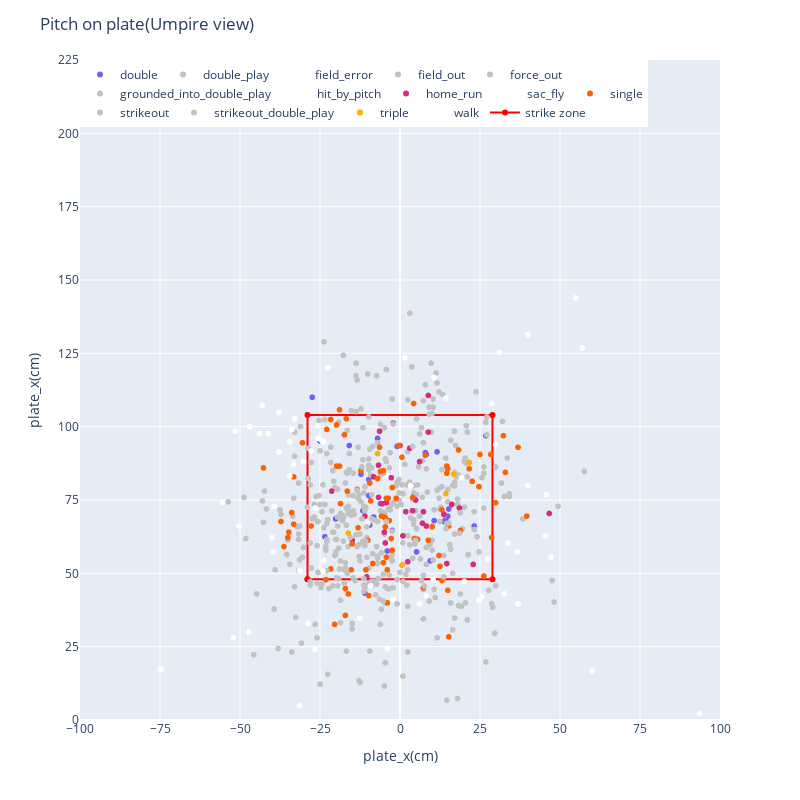

The notebook cell saved with this chart:
### Code cell
# 結果ごとに可視化

_fig = plate(df, hover='events', colormap=Color.EVENTS)
_fig.show()

### Figure 1 — Plotly figure (JSON) as saved in the notebook; plotly's stock layout.template omitted (floating-point values rounded to 4 significant figures; data arrays with more than 128 entries replaced by an {"elided": "..."} marker saying what was removed)
{"data": [{"customdata": {"elided": "30x10 mixed values"}, "hovertemplate": "<b>%{hovertext}</b><br><br>events=double<br>plate_x_cm=%{x}<br>plate_z_cm=%{y}<br>game_date=%{customdata[0]}<br>batter_name=%{customdata[1]}<br>pitcher_name=%{customdata[2]}<br>effective_speed_kh=%{customdata[3]}<br>pitch_name=%{customdata[4]}<br>hit_distance_sc_m=%{customdata[5]}<br>launch_speed_kh=%{customdata[6]}<br>launch_angle=%{customdata[7]}<br>des=%{customdata[8]}<br>description=%{customdata[9]}<extra></extra>", "hovertext": ["double", "double", "double", "double", "double", "double", "double", "double", "double", "double", "double", "double", "double", "double", "double", "double", "double", "double", "double", "double", "double", "double", "double", "double", "double", "double", "double", "double", "double", "double"], "legendgroup": "double", "marker": {"color": "rgb(119, 94, 240)", "symbol": "circle"}, "mode": "markers", "name": "double", "showlegend": true, "type": "scattergl", "x": [14.33, -8.23, 15.24, -4.57, 10.67, 13.72, -27.43, 5.18, 26.82, 23.16, 9.45, -6.1, -24.99, 8.23, -23.47, -7.01, -11.58, -20.12, -9.75, 14.94, -9.45, -12.19, -0.91, -2.44, -10.97, 7.92, -9.75, -3.96, 11.58, -15.85], "xaxis": "x", "y": [68.58, 69.19, 71.93, 68.88, 67.97, 67.67, 110.0, 57.3, 96.93, 66.14, 54.25, 73.76, 95.1, 90.53, 62.48, 96.01, 71.32, 68.58, 81.99, 69.49, 66.45, 83.82, 93.27, 64.62, 43.28, 91.14, 76.5, 57.61, 91.44, 93.57], "yaxis": "y"}, {"customdata": [["2022-05-22T00:00:00", "Ohtani, Shohei", "Irvin, Cole", 129.0, "Changeup", 89.31, 151.7, 22, "Angels challenged (tag play), call on the field was upheld: Shohei Ohtani lines into a double play, right fielder Chad Pinder to shortstop Elvis Andrus.   Tyler Wade out at 2nd.", "hit_into_play"], ["2022-04-23T00:00:00", "Ohtani, Shohei", "Watkins, Spenser", 149.3, "4-Seam Fastball", 38.1, 134.1, 8, "Shohei Ohtani lines into a double play, third baseman Ramon Urias to shortstop Jorge Mateo.   Tyler Wade out at 2nd.", "hit_into_play"]], "hovertemplate": "<b>%{hovertext}</b><br><br>events=double_play<br>plate_x_cm=%{x}<br>plate_z_cm=%{y}<br>game_date=%{customdata[0]}<br>batter_name=%{customdata[1]}<br>pitcher_name=%{customdata[2]}<br>effective_speed_kh=%{customdata[3]}<br>pitch_name=%{customdata[4]}<br>hit_distance_sc_m=%{customdata[5]}<br>launch_speed_kh=%{customdata[6]}<br>launch_angle=%{customdata[7]}<br>des=%{customdata[8]}<br>description=%{customdata[9]}<extra></extra>", "hovertext": ["double_play", "double_play"], "legendgroup": "double_play", "marker": {"color": "rgb(194, 194, 194)", "symbol": "circle"}, "mode": "markers", "name": "double_play", "showlegend": true, "type": "scattergl", "x": [18.29, -11.58], "xaxis": "x", "y": [83.52, 99.67], "yaxis": "y"}, {"customdata": [["2022-07-16T00:00:00", "Ohtani, Shohei", "Urías, Julio", 150.9, "4-Seam Fastball", 16.46, 145.1, 79, "Shohei Ohtani reaches on a fielding error by first baseman Freddie Freeman.   Luis Rengifo to 3rd.", "hit_into_play"], ["2022-04-17T00:00:00", "Ohtani, Shohei", "Burke, Brock", 155.7, "4-Seam Fastball", 40.54, 86.72, 53, "Shohei Ohtani reaches on a fielding error by shortstop Marcus Semien.", "hit_into_play"], ["2022-04-16T00:00:00", "Ohtani, Shohei", "Martin, Brett", 130.1, "Curveball", 9.14, 142.6, -2, "Shohei Ohtani reaches on a fielding error by first baseman Nathaniel Lowe.   Tyler Wade to 2nd.", "hit_into_play"], ["2022-09-24T00:00:00", "Ohtani, Shohei", "Jax, Griffin", 137.0, "Slider", 82.6, 144, 41, "Shohei Ohtani reaches on a fielding error by left fielder Jake Cave.   Shohei Ohtani to 2nd.", "hit_into_play"]], "hovertemplate": "<b>%{hovertext}</b><br><br>events=field_error<br>plate_x_cm=%{x}<br>plate_z_cm=%{y}<br>game_date=%{customdata[0]}<br>batter_name=%{customdata[1]}<br>pitcher_name=%{customdata[2]}<br>effective_speed_kh=%{customdata[3]}<br>pitch_name=%{customdata[4]}<br>hit_distance_sc_m=%{customdata[5]}<br>launch_speed_kh=%{customdata[6]}<br>launch_angle=%{customdata[7]}<br>des=%{customdata[8]}<br>description=%{customdata[9]}<extra></extra>", "hovertext": ["field_error", "field_error", "field_error", "field_error"], "legendgroup": "field_error", "marker": {"color": "rgb(255, 255, 255)", "symbol": "circle"}, "mode": "markers", "name": "field_error", "showlegend": true, "type": "scattergl", "x": [-23.77, 29.87, -10.06, -4.27], "xaxis": "x", "y": [94.79, 93.88, 67.06, 83.21], "yaxis": "y"}, {"customdata": {"elided": "239x10 mixed values"}, "hovertemplate": "<b>%{hovertext}</b><br><br>events=field_out<br>plate_x_cm=%{x}<br>plate_z_cm=%{y}<br>game_date=%{customdata[0]}<br>batter_name=%{customdata[1]}<br>pitcher_name=%{customdata[2]}<br>effective_speed_kh=%{customdata[3]}<br>pitch_name=%{customdata[4]}<br>hit_distance_sc_m=%{customdata[5]}<br>launch_speed_kh=%{customdata[6]}<br>launch_angle=%{customdata[7]}<br>des=%{customdata[8]}<br>description=%{customdata[9]}<extra></extra>", "hovertext": {"elided": "239 str values"}, "legendgroup": "field_out", "marker": {"color": "rgb(194, 194, 194)", "symbol": "circle"}, "mode": "markers", "name": "field_out", "showlegend": true, "type": "scattergl", "x": {"elided": "239 float values"}, "xaxis": "x", "y": {"elided": "239 float values"}, "yaxis": "y"}, {"customdata": {"elided": "14x10 mixed values"}, "hovertemplate": "<b>%{hovertext}</b><br><br>events=force_out<br>plate_x_cm=%{x}<br>plate_z_cm=%{y}<br>game_date=%{customdata[0]}<br>batter_name=%{customdata[1]}<br>pitcher_name=%{customdata[2]}<br>effective_speed_kh=%{customdata[3]}<br>pitch_name=%{customdata[4]}<br>hit_distance_sc_m=%{customdata[5]}<br>launch_speed_kh=%{customdata[6]}<br>launch_angle=%{customdata[7]}<br>des=%{customdata[8]}<br>description=%{customdata[9]}<extra></extra>", "hovertext": ["force_out", "force_out", "force_out", "force_out", "force_out", "force_out", "force_out", "force_out", "force_out", "force_out", "force_out", "force_out", "force_out", "force_out"], "legendgroup": "force_out", "marker": {"color": "rgb(194, 194, 194)", "symbol": "circle"}, "mode": "markers", "name": "force_out", "showlegend": true, "type": "scattergl", "x": [-8.84, 3.35, -25.91, -28.96, -41.76, -22.25, -48.16, 8.23, -39.01, -48.77, 20.42, 10.06, 4.27, -6.1], "xaxis": "x", "y": [47.24, 68.88, 28.04, 72.54, 71.93, 44.81, 61.87, 53.04, 51.21, 75.9, 39.93, 66.14, 77.42, 83.52], "yaxis": "y"}, {"customdata": [["2022-04-22T00:00:00", "Ohtani, Shohei", "Pérez, Cionel", 132.8, "Slider", 29.87, 165.3, 5, "Shohei Ohtani grounds into a double play, shortstop Jorge Mateo to third baseman Kelvin Gutierrez to first baseman Ryan Mountcastle.   Andrew Velazquez out at 2nd.    Shohei Ohtani out at 1st.", "hit_into_play"], ["2022-08-29T00:00:00", "Ohtani, Shohei", "Montas, Frankie", 137.0, "Split-Finger", 1.83, 137.3, -18, "Shohei Ohtani grounds into a double play, shortstop Isiah Kiner-Falefa to first baseman Anthony Rizzo.   Mike Trout out at 2nd.    Shohei Ohtani out at 1st.", "hit_into_play"], ["2022-05-18T00:00:00", "Ohtani, Shohei", "Dunning, Dane", 133.9, "Changeup", 4.27, 152.6, -9, "Shohei Ohtani grounds into a double play, first baseman Nathaniel Lowe to shortstop Corey Seager to first baseman Nathaniel Lowe.   Taylor Ward out at 2nd.    Shohei Ohtani out at 1st.", "hit_into_play"], ["2022-10-02T00:00:00", "Ohtani, Shohei", "Santana, Dennis", 152.8, "4-Seam Fastball", 11.89, 160.8, 0, "Shohei Ohtani grounds into a double play, second baseman Marcus Semien to shortstop Corey Seager to first baseman Nathaniel Lowe.   Mike Trout out at 2nd.    Shohei Ohtani out at 1st.", "hit_into_play"], ["2022-05-01T00:00:00", "Ohtani, Shohei", "Ruiz, José", 142.2, "Changeup", 1.22, 133.1, -23, "Shohei Ohtani grounds into a double play, pitcher Jose Ruiz to shortstop Tim Anderson to first baseman Jose Abreu.   Taylor Ward to 3rd.    Mike Trout out at 2nd.    Shohei Ohtani out at 1st.", "hit_into_play"], ["2022-05-14T00:00:00", "Ohtani, Shohei", "Oller, Adam", 138.2, "Changeup", 7.92, 139.0, -3, "Shohei Ohtani grounds into a double play, shortstop Kevin Smith to first baseman Christian Bethancourt.   Taylor Ward out at 2nd.    Shohei Ohtani out at 1st.", "hit_into_play"]], "hovertemplate": "<b>%{hovertext}</b><br><br>events=grounded_into_double_play<br>plate_x_cm=%{x}<br>plate_z_cm=%{y}<br>game_date=%{customdata[0]}<br>batter_name=%{customdata[1]}<br>pitcher_name=%{customdata[2]}<br>effective_speed_kh=%{customdata[3]}<br>pitch_name=%{customdata[4]}<br>hit_distance_sc_m=%{customdata[5]}<br>launch_speed_kh=%{customdata[6]}<br>launch_angle=%{customdata[7]}<br>des=%{customdata[8]}<br>description=%{customdata[9]}<extra></extra>", "hovertext": ["grounded_into_double_play", "grounded_into_double_play", "grounded_into_double_play", "grounded_into_double_play", "grounded_into_double_play", "grounded_into_double_play"], "legendgroup": "grounded_into_double_play", "marker": {"color": "rgb(194, 194, 194)", "symbol": "circle"}, "mode": "markers", "name": "grounded_into_double_play", "showlegend": true, "type": "scattergl", "x": [-11.28, -42.67, -16.76, 16.46, -34.44, -32], "xaxis": "x", "y": [72.85, 67.36, 72.24, 30.78, 53.04, 65.84], "yaxis": "y"}, {"customdata": [["2022-05-24T00:00:00", "Ohtani, Shohei", "Dunning, Dane", 125.1, "Slider", null, null, null, "Shohei Ohtani hit by pitch.", "hit_by_pitch"], ["2022-05-28T00:00:00", "Ohtani, Shohei", "Merryweather, Julian", 158.2, "4-Seam Fastball", null, null, null, "Blue Jays challenged (hit by pitch), call on the field was upheld: Shohei Ohtani hit by pitch.", "hit_by_pitch"], ["2022-05-29T00:00:00", "Ohtani, Shohei", "Vasquez, Andrew", 125.8, "Curveball", null, null, null, "Shohei Ohtani hit by pitch.", "hit_by_pitch"], ["2022-07-22T00:00:00", "Ohtani, Shohei", "Morton, Charlie", 129.3, "Curveball", null, null, null, "Shohei Ohtani hit by pitch.", "hit_by_pitch"], ["2022-10-04T00:00:00", "Ohtani, Shohei", "Irvin, Cole", 134.7, "Changeup", null, null, null, "Shohei Ohtani hit by pitch.", "hit_by_pitch"]], "hovertemplate": "<b>%{hovertext}</b><br><br>events=hit_by_pitch<br>plate_x_cm=%{x}<br>plate_z_cm=%{y}<br>game_date=%{customdata[0]}<br>batter_name=%{customdata[1]}<br>pitcher_name=%{customdata[2]}<br>effective_speed_kh=%{customdata[3]}<br>pitch_name=%{customdata[4]}<br>hit_distance_sc_m=%{customdata[5]}<br>launch_speed_kh=%{customdata[6]}<br>launch_angle=%{customdata[7]}<br>des=%{customdata[8]}<br>description=%{customdata[9]}<extra></extra>", "hovertext": ["hit_by_pitch", "hit_by_pitch", "hit_by_pitch", "hit_by_pitch", "hit_by_pitch"], "legendgroup": "hit_by_pitch", "marker": {"color": "rgb(255, 255, 255)", "symbol": "circle"}, "mode": "markers", "name": "hit_by_pitch", "showlegend": true, "type": "scattergl", "x": [93.57, 39.93, 54.86, 60.05, 57], "xaxis": "x", "y": [2.13, 131.4, 143.9, 16.76, 126.8], "yaxis": "y"}, {"customdata": {"elided": "34x10 mixed values"}, "hovertemplate": "<b>%{hovertext}</b><br><br>events=home_run<br>plate_x_cm=%{x}<br>plate_z_cm=%{y}<br>game_date=%{customdata[0]}<br>batter_name=%{customdata[1]}<br>pitcher_name=%{customdata[2]}<br>effective_speed_kh=%{customdata[3]}<br>pitch_name=%{customdata[4]}<br>hit_distance_sc_m=%{customdata[5]}<br>launch_speed_kh=%{customdata[6]}<br>launch_angle=%{customdata[7]}<br>des=%{customdata[8]}<br>description=%{customdata[9]}<extra></extra>", "hovertext": ["home_run", "home_run", "home_run", "home_run", "home_run", "home_run", "home_run", "home_run", "home_run", "home_run", "home_run", "home_run", "home_run", "home_run", "home_run", "home_run", "home_run", "home_run", "home_run", "home_run", "home_run", "home_run", "home_run", "home_run", "home_run", "home_run", "home_run", "home_run", "home_run", "home_run", "home_run", "home_run", "home_run", "home_run"], "legendgroup": "home_run", "marker": {"color": "rgb(214, 43, 126)", "symbol": "circle"}, "mode": "markers", "name": "home_run", "showlegend": true, "type": "scattergl", "x": [1.83, 0, 8.84, 8.84, 18.59, -5.49, -2.74, 3.96, 7.32, 14.63, 2.44, -21.34, -10.36, -4.27, 4.88, 46.63, 16.15, -4.88, 0.91, -10.97, 22.86, 8.23, -14.94, -6.4, 13.72, -6.71, -2.13, -6.71, -8.23, 6.1, 7.01, -4.57, 3.05, null], "xaxis": "x", "y": [71.02, 93.57, 110.6, 98.15, 72.24, 73.76, 82.6, 71.32, 71.02, 53.34, 53.95, 78.03, 48.77, 74.07, 74.98, 70.41, 73.46, 64.01, 62.79, 69.49, 53.04, 66.14, 61.26, 98.45, 70.1, 86.87, 101.2, 75.9, 82.91, 88.09, 67.06, 60.35, 92.66, null], "yaxis": "y"}, {"customdata": [["2022-06-21T00:00:00", "Ohtani, Shohei", "Speier, Gabe", 131.7, "Slider", 93.27, 135.8, 26, "Shohei Ohtani out on a sacrifice fly to center fielder Michael A.   Taylor.   Tyler Wade scores.", "hit_into_play"], ["2022-08-06T00:00:00", "Ohtani, Shohei", "Bernardino, Brennan", 126.1, "Curveball", 77.72, 154.6, 53, "Shohei Ohtani out on a sacrifice fly to left fielder Kyle Lewis.   Andrew Velazquez scores.", "hit_into_play"], ["2022-06-21T00:00:00", "Ohtani, Shohei", "Mengden, Daniel", 142.1, "Cutter", 90.53, 135.4, 34, "Shohei Ohtani out on a sacrifice fly to left fielder Andrew Benintendi.   Tyler Wade scores.", "hit_into_play"]], "hovertemplate": "<b>%{hovertext}</b><br><br>events=sac_fly<br>plate_x_cm=%{x}<br>plate_z_cm=%{y}<br>game_date=%{customdata[0]}<br>batter_name=%{customdata[1]}<br>pitcher_name=%{customdata[2]}<br>effective_speed_kh=%{customdata[3]}<br>pitch_name=%{customdata[4]}<br>hit_distance_sc_m=%{customdata[5]}<br>launch_speed_kh=%{customdata[6]}<br>launch_angle=%{customdata[7]}<br>des=%{customdata[8]}<br>description=%{customdata[9]}<extra></extra>", "hovertext": ["sac_fly", "sac_fly", "sac_fly"], "legendgroup": "sac_fly", "marker": {"color": "rgb(255, 255, 255)", "symbol": "circle"}, "mode": "markers", "name": "sac_fly", "showlegend": true, "type": "scattergl", "x": [-26.52, 3.35, 19.2], "xaxis": "x", "y": [72.24, 79.86, 82.6], "yaxis": "y"}, {"customdata": {"elided": "90x10 mixed values"}, "hovertemplate": "<b>%{hovertext}</b><br><br>events=single<br>plate_x_cm=%{x}<br>plate_z_cm=%{y}<br>game_date=%{customdata[0]}<br>batter_name=%{customdata[1]}<br>pitcher_name=%{customdata[2]}<br>effective_speed_kh=%{customdata[3]}<br>pitch_name=%{customdata[4]}<br>hit_distance_sc_m=%{customdata[5]}<br>launch_speed_kh=%{customdata[6]}<br>launch_angle=%{customdata[7]}<br>des=%{customdata[8]}<br>description=%{customdata[9]}<extra></extra>", "hovertext": ["single", "single", "single", "single", "single", "single", "single", "single", "single", "single", "single", "single", "single", "single", "single", "single", "single", "single", "single", "single", "single", "single", "single", "single", "single", "single", "single", "single", "single", "single", "single", "single", "single", "single", "single", "single", "single", "single", "single", "single", "single", "single", "single", "single", "single", "single", "single", "single", "single", "single", "single", "single", "single", "single", "single", "single", "single", "single", "single", "single", "single", "single", "single", "single", "single", "single", "single", "single", "single", "single", "single", "single", "single", "single", "single", "single", "single", "single", "single", "single", "single", "single", "single", "single", "single", "single", "single", "single", "single", "single"], "legendgroup": "single", "marker": {"color": "rgb(253, 97, 0)", "symbol": "circle"}, "mode": "markers", "name": "single", "showlegend": true, "type": "scattergl", "x": [14.63, -4.57, -19.81, 5.49, -2.44, -35.05, -4.88, -20.42, -10.06, -13.41, -17.07, 32.31, -9.75, -3.66, -37.19, 12.19, 24.69, -5.18, 28.35, 7.92, 21.64, 39.62, -16.15, -18.59, -33.83, 7.32, -36.27, -17.07, 0.61, 29.87, 4.27, -16.76, -14.94, -21.64, -9.14, -6.4, -4.27, -33.22, -13.11, 32.92, 28.65, -8.53, -21.64, 12.5, -12.19, -3.96, -15.24, -16.46, -5.79, -34.75, -23.16, 18.9, 15.24, 26.21, 22.56, 18.29, -2.74, 13.11, -19.81, -7.01, 14.94, 13.11, 3.96, 4.57, -30.48, -33.22, -9.45, -10.67, 24.99, -0.3, 14.94, -18.9, -1.22, 8.84, 36.88, -27.74, -6.1, 15.24, -22.86, -3.96, 14.63, -4.27, -5.18, -17.37, -2.44, -18.9, -3.35, 10.06, null, -42.67], "xaxis": "x", "y": [84.12, 65.84, 86.56, 61.57, 79.25, 62.18, 69.19, 32.61, 61.26, 78.64, 44.81, 96.93, 42.37, 75.59, 67.67, 56.08, 79.55, 85.04, 90.53, 90.22, 85.65, 69.49, 42.98, 73.76, 70.71, 45.11, 59.13, 35.66, 89.61, 74.07, 107.9, 102.7, 60.05, 102.4, 74.68, 92.96, 55.47, 66.75, 65.53, 84.43, 62.18, 53.34, 51.51, 52.43, 85.04, 51.21, 51.21, 78.03, 69.49, 64.01, 47.85, 64.62, 28.35, 49.07, 81.38, 92.05, 61.87, 47.55, 100.6, 82.3, 85.65, 71.63, 75.9, 61.87, 94.49, 82.91, 80.77, 51.21, 90.53, 93.57, 44.2, 105.8, 75.59, 61.26, 92.96, 66.14, 84.73, 66.14, 99.06, 39.93, 86.56, 75.59, 53.64, 97.23, 57.91, 86.56, 67.97, 65.84, null, 85.95], "yaxis": "y"}, {"customdata": {"elided": "160x10 mixed values"}, "hovertemplate": "<b>%{hovertext}</b><br><br>events=strikeout<br>plate_x_cm=%{x}<br>plate_z_cm=%{y}<br>game_date=%{customdata[0]}<br>batter_name=%{customdata[1]}<br>pitcher_name=%{customdata[2]}<br>effective_speed_kh=%{customdata[3]}<br>pitch_name=%{customdata[4]}<br>hit_distance_sc_m=%{customdata[5]}<br>launch_speed_kh=%{customdata[6]}<br>launch_angle=%{customdata[7]}<br>des=%{customdata[8]}<br>description=%{customdata[9]}<extra></extra>", "hovertext": {"elided": "160 str values"}, "legendgroup": "strikeout", "marker": {"color": "rgb(194, 194, 194)", "symbol": "circle"}, "mode": "markers", "name": "strikeout", "showlegend": true, "type": "scattergl", "x": {"elided": "160 float values"}, "xaxis": "x", "y": {"elided": "160 float values"}, "yaxis": "y"}, {"customdata": [["2022-10-03T00:00:00", "Ohtani, Shohei", "Martínez, Adrián", 134.2, "Slider", null, null, null, "Shohei Ohtani strikes out swinging and Livan Soto caught stealing 2nd, catcher Shea Langeliers to third baseman Ernie Clement to catcher Shea Langeliers.", "swinging_strike"]], "hovertemplate": "<b>%{hovertext}</b><br><br>events=strikeout_double_play<br>plate_x_cm=%{x}<br>plate_z_cm=%{y}<br>game_date=%{customdata[0]}<br>batter_name=%{customdata[1]}<br>pitcher_name=%{customdata[2]}<br>effective_speed_kh=%{customdata[3]}<br>pitch_name=%{customdata[4]}<br>hit_distance_sc_m=%{customdata[5]}<br>launch_speed_kh=%{customdata[6]}<br>launch_angle=%{customdata[7]}<br>des=%{customdata[8]}<br>description=%{customdata[9]}<extra></extra>", "hovertext": ["strikeout_double_play"], "legendgroup": "strikeout_double_play", "marker": {"color": "rgb(194, 194, 194)", "symbol": "circle"}, "mode": "markers", "name": "strikeout_double_play", "showlegend": true, "type": "scattergl", "x": [57.61], "xaxis": "x", "y": [84.73], "yaxis": "y"}, {"customdata": [["2022-07-13T00:00:00", "Ohtani, Shohei", "Javier, Cristian", 152.2, "4-Seam Fastball", 53.64, 147.4, 14, "Shohei Ohtani triples (2) on a line drive to right fielder Kyle Tucker.   Max Stassi scores.    Brandon Marsh scores.", "hit_into_play"], ["2022-08-17T00:00:00", "Ohtani, Shohei", "Murfee, Penn", 138.9, "4-Seam Fastball", 59.13, 163.7, 13, "Shohei Ohtani triples (5) on a sharp line drive to right fielder Mitch Haniger.   David Fletcher scores.", "hit_into_play"], ["2022-08-16T00:00:00", "Ohtani, Shohei", "Ray, Robbie", 142.7, "Slider", 108.8, 161.9, 23, "Shohei Ohtani triples (4) on a sharp fly ball to left fielder Jesse Winker.", "hit_into_play"], ["2022-08-26T00:00:00", "Ohtani, Shohei", "White, Mitch", 132.8, "Slider", 115.5, 153.1, 31, "Shohei Ohtani triples (6) on a fly ball to center fielder Whit Merrifield.   Andrew Velazquez scores.    David Fletcher scores.", "hit_into_play"], ["2022-07-31T00:00:00", "Ohtani, Shohei", "Dunning, Dane", 139.0, "Changeup", 74.98, 168, 16, "Shohei Ohtani triples (3) on a sharp line drive to right fielder Kole Calhoun.", "hit_into_play"], ["2022-06-15T00:00:00", "Ohtani, Shohei", "Anderson, Tyler", 139.4, "Cutter", 90.22, 157.1, 19, "Shohei Ohtani triples (1) on a line drive to right fielder Mookie Betts.", "hit_into_play"]], "hovertemplate": "<b>%{hovertext}</b><br><br>events=triple<br>plate_x_cm=%{x}<br>plate_z_cm=%{y}<br>game_date=%{customdata[0]}<br>batter_name=%{customdata[1]}<br>pitcher_name=%{customdata[2]}<br>effective_speed_kh=%{customdata[3]}<br>pitch_name=%{customdata[4]}<br>hit_distance_sc_m=%{customdata[5]}<br>launch_speed_kh=%{customdata[6]}<br>launch_angle=%{customdata[7]}<br>des=%{customdata[8]}<br>description=%{customdata[9]}<extra></extra>", "hovertext": ["triple", "triple", "triple", "triple", "triple", "triple"], "legendgroup": "triple", "marker": {"color": "rgb(255, 177, 2)", "symbol": "circle"}, "mode": "markers", "name": "triple", "showlegend": true, "type": "scattergl", "x": [21.64, 16.76, -16.15, 14.33, 0.61, -7.01], "xaxis": "x", "y": [87.78, 83.82, 63.7, 77.11, 52.73, 90.83], "yaxis": "y"}, {"customdata": {"elided": "58x10 mixed values"}, "hovertemplate": "<b>%{hovertext}</b><br><br>events=walk<br>plate_x_cm=%{x}<br>plate_z_cm=%{y}<br>game_date=%{customdata[0]}<br>batter_name=%{customdata[1]}<br>pitcher_name=%{customdata[2]}<br>effective_speed_kh=%{customdata[3]}<br>pitch_name=%{customdata[4]}<br>hit_distance_sc_m=%{customdata[5]}<br>launch_speed_kh=%{customdata[6]}<br>launch_angle=%{customdata[7]}<br>des=%{customdata[8]}<br>description=%{customdata[9]}<extra></extra>", "hovertext": ["walk", "walk", "walk", "walk", "walk", "walk", "walk", "walk", "walk", "walk", "walk", "walk", "walk", "walk", "walk", "walk", "walk", "walk", "walk", "walk", "walk", "walk", "walk", "walk", "walk", "walk", "walk", "walk", "walk", "walk", "walk", "walk", "walk", "walk", "walk", "walk", "walk", "walk", "walk", "walk", "walk", "walk", "walk", "walk", "walk", "walk", "walk", "walk", "walk", "walk", "walk", "walk", "walk", "walk", "walk", "walk", "walk", "walk"], "legendgroup": "walk", "marker": {"color": "rgb(255, 255, 255)", "symbol": "circle"}, "mode": "markers", "name": "walk", "showlegend": true, "type": "scattergl", "x": [-34.44, 15.85, -3.96, 36.58, -39.62, 6.1, -51.51, -74.68, -39.93, -55.47, 10.36, -9.14, -41.15, 45.72, 25.6, -24.38, -22.56, -37.8, 1.52, -46.94, -25.6, -32.92, 28.65, -33.22, 14.33, -39.32, 10.67, -47.24, -31.39, -25.6, 20.12, -43.89, 32.61, 33.83, 31.09, -30.18, -54.86, -50.29, -42.98, -34.44, -52.12, -24.08, 24.69, -37.8, -2.13, -23.77, -12.5, -33.83, -27.74, 45.42, -26.52, -31.39, 27.43, 47.24, 8.23, 39.93, -28.65, 36.88], "xaxis": "x", "y": [94.79, -1.83, 24.38, 57.3, 57.3, 39.62, 98.45, 17.37, 62.18, 74.07, 47.85, 45.72, 97.54, 76.81, 42.06, 95.1, 120.1, 104.8, 123.4, 99.97, 100.3, 102.7, 107.9, 87.17, 109.7, 72.85, 116.7, 29.87, 50.9, 96.01, 47.24, 97.54, 42.98, 60.35, 125.3, 88.09, -5.49, 66.14, 107.3, 83.21, 28.04, 50.9, 40.84, 91.44, 41.15, 54.25, 34.75, 99.06, 91.74, 62.79, 24.08, 4.88, 54.86, 55.47, 42.37, 79.86, 32.92, 39.62], "yaxis": "y"}, {"line": {"color": "red"}, "name": "strike zone", "type": "scatter", "x": [-28.9, -28.9, 28.9, 28.9, -28.9], "y": [48, 104, 104, 48, 48]}], "layout": {"autosize": false, "height": 800, "legend": {"orientation": "h", "title": {}, "tracegroupgap": 0, "x": 0, "xanchor": "left", "y": 1, "yanchor": "top"}, "margin": {"t": 60}, "title": {"text": "Pitch on plate(Umpire view)"}, "width": 800, "xaxis": {"anchor": "y", "domain": [0, 1], "dtick": 25, "range": [-100, 100], "title": {"text": "plate_x(cm)"}}, "yaxis": {"anchor": "x", "domain": [0, 1], "dtick": 25, "range": [0, 225], "title": {"text": "plate_x(cm)"}}}}
